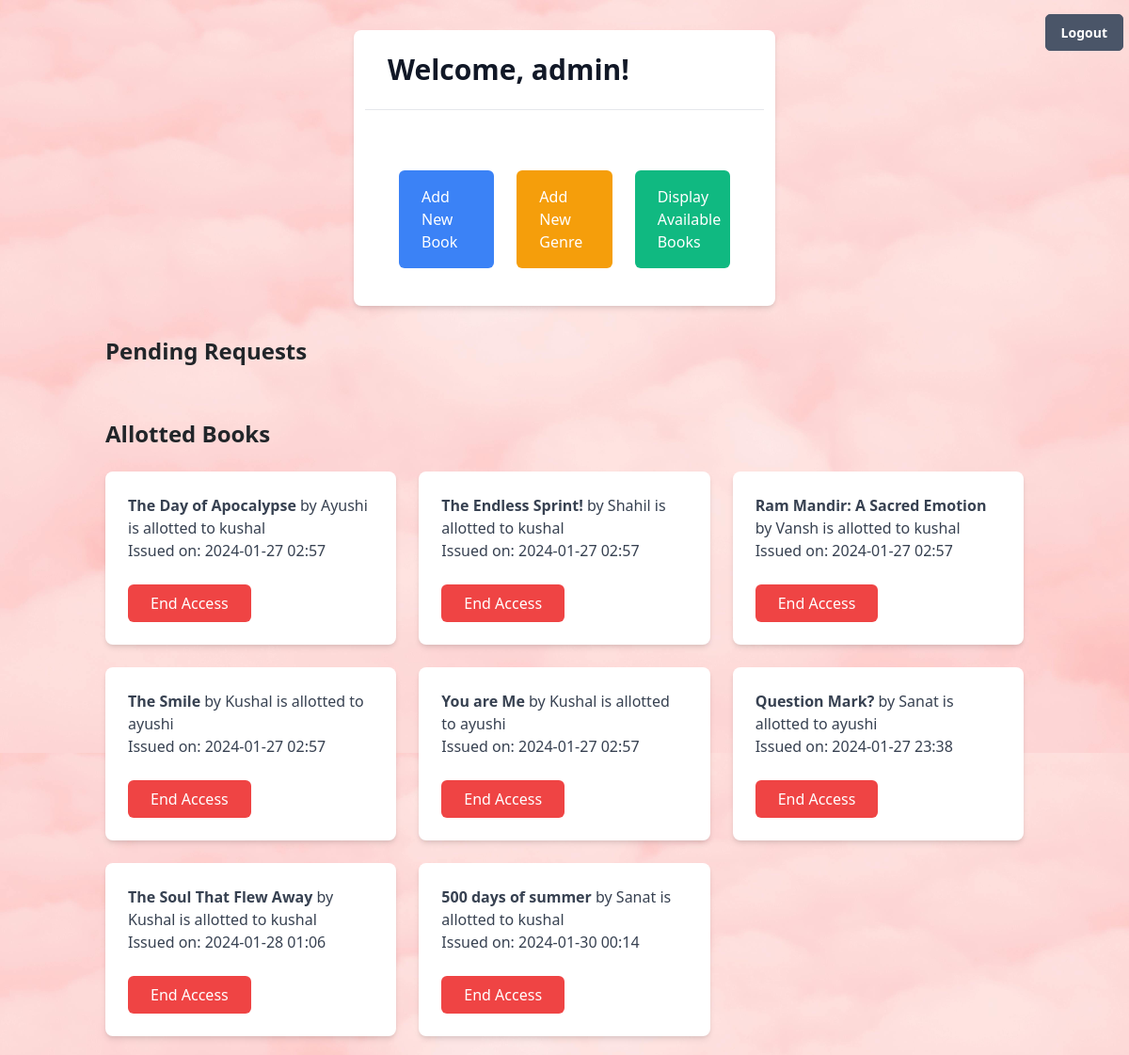
The page /dashboard_admin on the database its author committed.
### app.py (models this page shows, shortened)
class Request(db.Model):
    id = db.Column(db.Integer, primary_key=True)
    user_id = db.Column(db.Integer, db.ForeignKey('user.id'), nullable=False)
    book_id = db.Column(db.Integer, db.ForeignKey('book.id'), nullable=False)
    issue_date = db.Column(db.DateTime, default=datetime.utcnow)
    return_date = db.Column(db.DateTime, default=datetime.utcnow)
    status = db.Column(db.String(20), default='Pending', nullable=False)
    user = db.relationship('User', backref='requests_user_relationship', lazy=True)
    book = db.relationship('Book', backref='requests__books_relationship', lazy=True)
    @app.context_processor
    def utility_processor():
        def convert_to_ist(time):
            utc_time = time.replace(tzinfo=pytz.UTC)
            ist_time = utc_time.astimezone(pytz.timezone('Asia/Kolkata'))
            return ist_time
        return dict(convert_to_ist=convert_to_ist)

class Book(db.Model):
    id = db.Column(db.Integer, primary_key=True)
    title = db.Column(db.String(100), nullable=False)
    author = db.Column(db.String(100), nullable=False)
    content = db.Column(db.Text)
    genre_id = db.Column(db.Integer, db.ForeignKey('genre.id'), nullable=True)
    requests = db.relationship('Request', backref='books_relationship', lazy=True)
    feedback = db.relationship('Feedback', backref='books_feedback_relationship', lazy=True)
    genre = db.relationship('Genre', backref='books_genres_relationship', lazy=True)

class User(UserMixin, db.Model):
    id = db.Column(db.Integer, primary_key=True)
    username = db.Column(db.String(80), unique=True, nullable=False)
    password = db.Column(db.String(120), nullable=False)
    role = db.Column(db.String(10), nullable=False)
    requests = db.relationship('Request', backref='user_relationship', lazy=True)

### app.py (the view)
@app.route('/dashboard_admin', methods=['GET', 'POST'])
def dashboard_admin():
    pending_requests = Request.query.filter_by(status='Pending').all()
    accepted_requests = Request.query.filter_by(status='Accepted').all()
    books = Book.query.all()
    return render_template('dashboard_admin.html', username='admin', books=books,
                           pending_requests=pending_requests, accepted_requests=accepted_requests)

### templates/dashboard_admin.html (shortened to what this page needs)
{% extends 'base.html' %}
{% block content %}
    <div class="container mx-auto my-8 max-w-md bg-white rounded-lg shadow-md overflow-hidden">
        <div class="flex items-center justify-between px-6 py-4 border-b border-gray-200">
            <h1 class="text-3xl font-bold text-gray-900">Welcome, {{ username }}!</h1>
        </div>
        <div class="px-9 py-10">
            <div class="mt-6 grid grid-cols-1 sm:grid-cols-2 md:grid-cols-3 gap-4">
                <a href="{{ url_for('add_book') }}" class="bg-blue-500 text-white px-6 py-3 rounded-md hover:bg-blue-600 focus:outline-none focus:shadow-outline-blue active:bg-blue-800">
                    Add New Book
                </a>
                <a href="{{ url_for('add_genre') }}" class="bg-yellow-500 text-white px-6 py-3 rounded-md hover:bg-yellow-600 focus:outline-none focus:shadow-outline-yellow active:bg-yellow-800">
                    Add New Genre
                </a>
                <a href="{{ url_for('display_books') }}" class="bg-green-500 text-white px-6 py-3 rounded-md hover:bg-green-600 focus:outline-none focus:shadow-outline-green active:bg-green-800">
                    Display Available Books
                </a>
            </div>
        </div>
    </div>
    <div class="container mx-auto mt-8">
        <h2 class="text-2xl font-semibold mb-4">Pending Requests</h2>
    </div>
    <div class="container mx-auto mt-8">
        <h2 class="text-2xl font-semibold mb-4">Allotted Books</h2>
        {% if accepted_requests %}
            <ul class="grid grid-cols-1 sm:grid-cols-2 md:grid-cols-3 gap-4">
                {% for request in accepted_requests %}
                    <li class="bg-white rounded-lg overflow-hidden shadow-md p-4">
                        <p class="text-gray-700">
                            <strong>{{ request.book.title }}</strong> by {{ request.book.author }} is allotted to {{ request.user.username }}
                            <br>Issued on: {{ convert_to_ist(request.issue_date).strftime('%Y-%m-%d %H:%M') }}
                        </p>
                        <form method="post" action="{{ url_for('return_book', request_id=request.id) }}" class="mt-4">
                            <button type="submit" class="bg-red-500 text-white px-4 py-2 rounded-md hover:bg-red-600 focus:outline-none focus:shadow-outline-red active:bg-red-800">
                                End Access
                            </button>
                        </form>
                    </li>
                {% endfor %}
            </ul>
        {% else %}
            <p>No books currently allotted.</p>
        {% endif %}
    </div>
    <div class="buttons-container">
        <a href="{{ url_for('logout') }}" class="btn-logout">Logout</a>
    </div>
{% endblock %}

### templates/base.html (shortened to what this page needs)
<!DOCTYPE html>
<html lang="en">
<head>
    <link href="https://cdn.jsdelivr.net/npm/bootstrap@5.3.0/dist/css/bootstrap.min.css" rel="stylesheet">
    <link rel="stylesheet" href="{{ url_for('static', filename='style.css') }}">
    <link href="https://cdn.jsdelivr.net/npm/tailwindcss@2.2.19/dist/tailwind.min.css" rel="stylesheet">
</head>
<body>
    <div class="container">
        {% block content %}{% endblock %}
    </div>
</body>
</html>

### static/style.css (style rules this page uses)
body { margin: 20px; }
body { font-family: 'Arial', sans-serif; background-color: #f8f8f8; margin: 0; }
.container { max-width: 800px; margin: auto; }
.btn-primary, .btn-success, .btn-danger, .btn-logout { display: inline-block; padding: 10px 20px; font-size: 16px; font-weight: bold; text-align: center; text-decoration: none; border-radius: 5px; cursor: pointer; transition: background-color 0.3s ease; }
.btn-logout { color: #fff; background-color: #4a5568; border: 1px solid #4a5568; border-radius: 5px; padding: 8px 16px; font-size: 14px; cursor: pointer; transition: background-color 0.3s ease; position: fixed; top: 15px; right: 6px; }
.grid { list-style: none; padding: 0; display: grid; grid-template-columns: repeat(auto-fill, minmax(250px, 1fr)); gap: 1rem; }
.bg-white { background-color: #fff; }
.text-gray-700 { color: #4B5563; }
.buttons-container { margin-top: 20px; }

### templates/dashboard_admin.html (style rules this page uses)
body { background-image: url('/static/images/pexels-madison-inouye-1831234.jpg'); background-size: cover; display: flex; align-items: center; justify-content: center; height: 100vh; margin: 0; }

### rows shown on the page
Request: book "The Day of Apocalypse", book.author "Ayushi", user.username "kushal", issue_date "2024-01-27 02:57"
Request: book "The Endless Sprint!", book.author "Shahil", user.username "kushal", issue_date "2024-01-27 02:57"
Request: book "Ram Mandir: A Sacred Emotion", book.author "Vansh", user.username "kushal", issue_date "2024-01-27 02:57"
Request: book "The Smile", book.author "Kushal", user.username "ayushi", issue_date "2024-01-27 02:57"
Request: book "You are Me", book.author "Kushal", user.username "ayushi", issue_date "2024-01-27 02:57"
Request: book "Question Mark?", book.author "Sanat", user.username "ayushi", issue_date "2024-01-27 23:38"
Request: book "The Soul That Flew Away", book.author "Kushal", user.username "kushal", issue_date "2024-01-28 01:06"
Request: book "500 days of summer", book.author "Sanat", user.username "kushal", issue_date "2024-01-30 00:14"

### other values the page prints
{{ username }} "admin"
